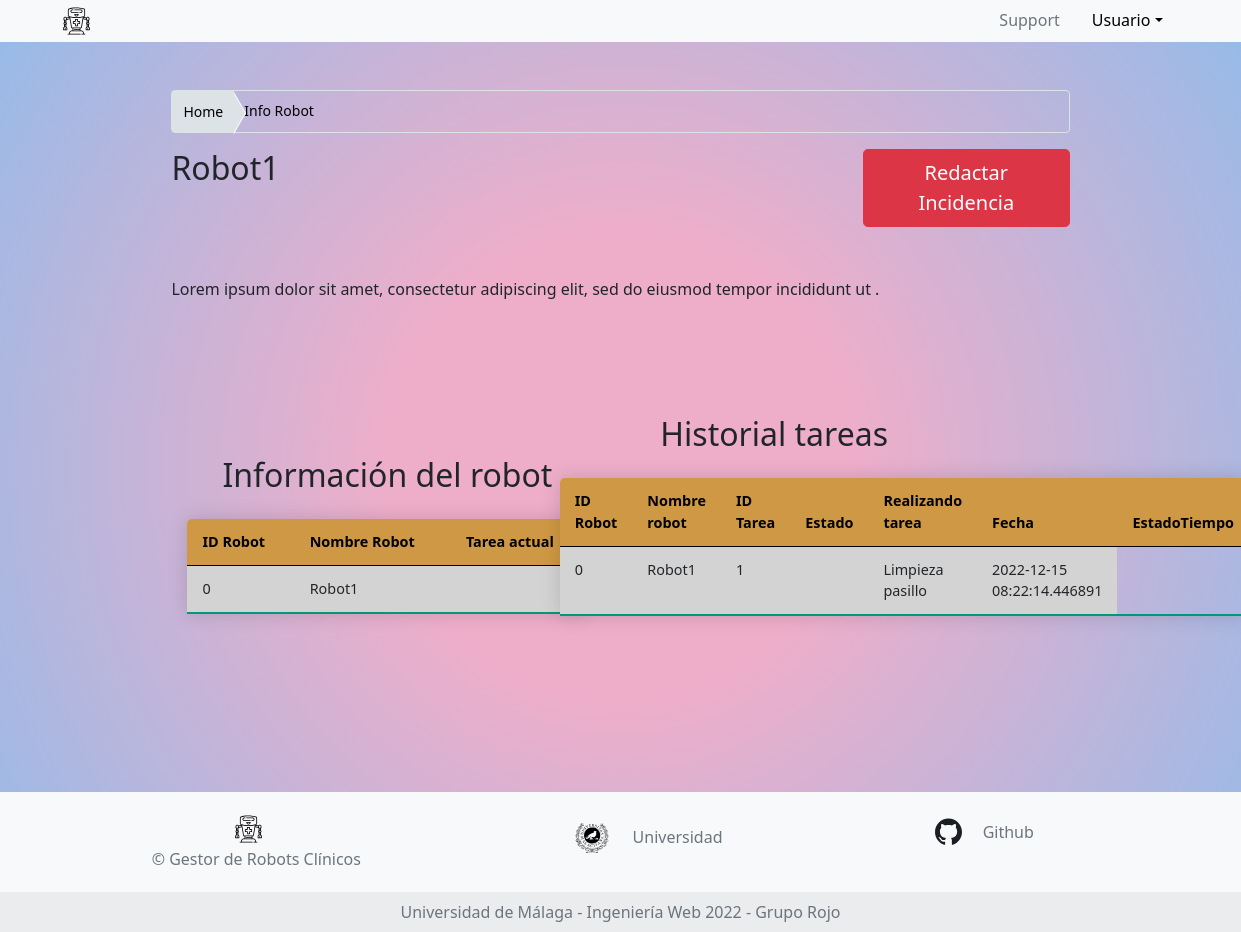
The app's page /asignarTareas/0, older data.
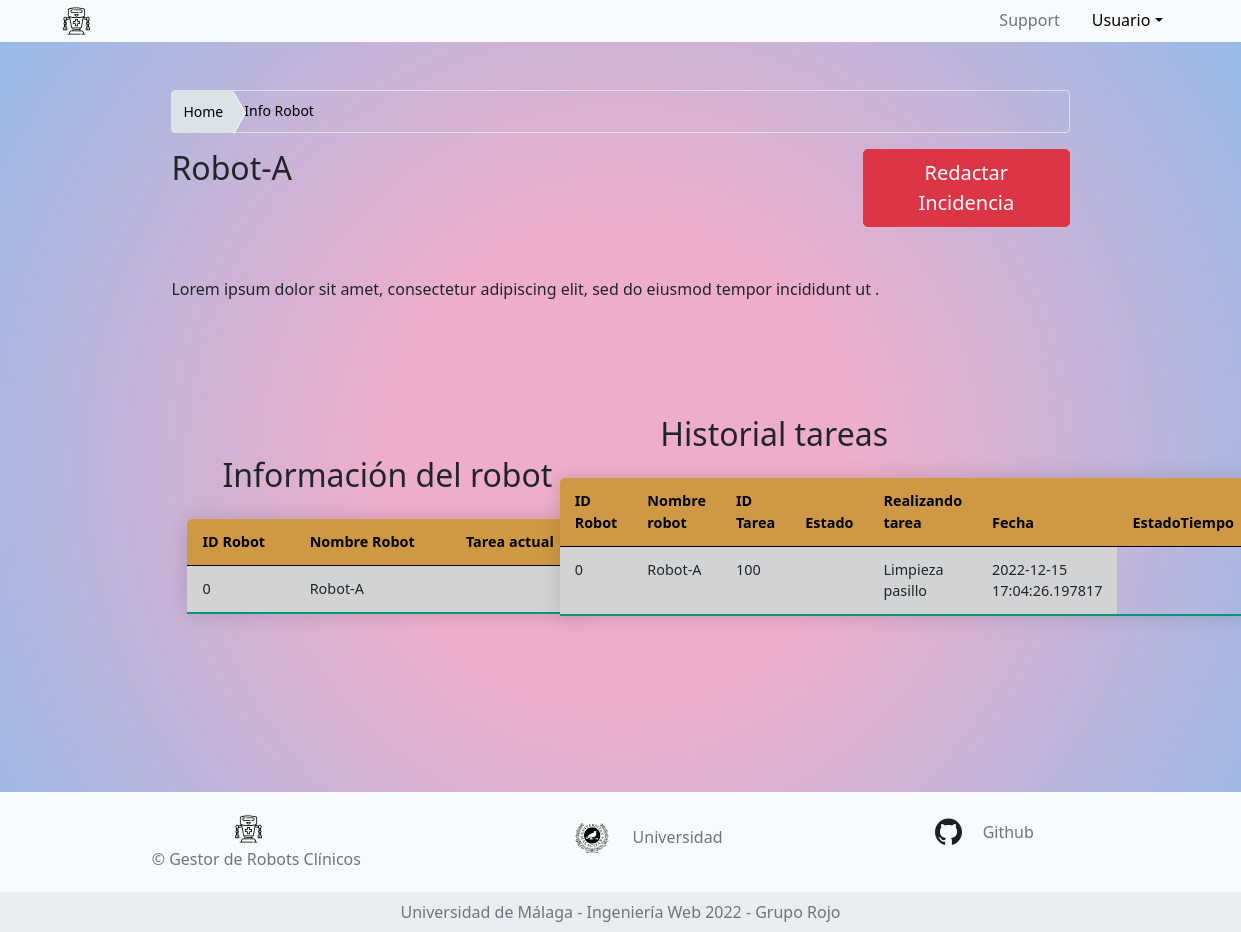
The same page, newer data.
### app.py (models this page shows, shortened)
class Robots(db.Model):
    __tablename__ = 'Robots'
    id = db.Column(db.String(150), nullable=False, primary_key= True)
    name = db.Column(db.String(150), nullable=False)
    id_Tareas = db.Column(db.String(100), db.ForeignKey(Tareas.id))
    date = db.Column(db.DateTime, default=datetime.utcnow)
    estado = db.Column(db.String(150), nullable=True)

class Tabla_Medico(db.Model):
    __tablename__ = 'Tabla medico'
    id_robot = db.Column(db.String(150),db.ForeignKey(Robots.id))
    name_robot = db.Column(db.String(150),nullable=False, primary_key= True )
    id_Tareas = db.Column(db.String(100), db.ForeignKey(Tareas.id))
    estado = db.Column(db.String(150),nullable=False )
    tipoTarea = db.Column(db.String(150), nullable=False)
    date = db.Column(db.DateTime, default=datetime.utcnow)
    estado = db.Column(db.String(150), nullable=True)

### app.py (the view)
@app.route("/asignarTareas/<id>")
def asignar_tarea_robot(id):
    robot = db.session.query(Robots).get(id)
    acciones = db.session.query(Tabla_Medico).filter_by(name_robot=robot.name)
    return render_template('template_asignar_tarea.jinja', robot= robot, acciones = acciones)

### templates/template_asignar_tarea.jinja (shortened to what this page needs)
{% extends 'base.jinja' %}
{% block content %}
<body class="bg">
    <div class="main-container row p-5 mx-0 justify-content-center align-items-center align-self-center">
        <div class="row col-md-10 px-3">
            <nav aria-label="breadcrumb">
                <ol class="breadcrumb breadcrumb-custom">
                    <li class="breadcrumb-item"><a href="/doctor" data-abc="true">Home</a></li>
                    <li class="breadcrumb-item active" aria-current="page"><span>Info Robot</span></li>
                </ol>
            </nav>
        </div>
        <div class="row col-md-10 px-3">
            <div class="col-sm-9">
                <legend>
                    <h2>{{robot.name}}</h2>
                </legend>
            </div>
            <div class="col-sm-3"><button type="button" onclick="location.href='/doctor/formularioIncidencia'"
                    class="btn btn-danger btn-lg">Redactar Incidencia</button></div>
            <p class="padd">
                Lorem ipsum dolor sit amet, consectetur adipiscing elit, sed do eiusmod tempor incididunt ut
                .
            </p>
        </div>
        <div class="row col-md-10 px-3">
            <fieldset class="col-md-5 d-flex justify-content-left align-items-center">
                <form class="row px-3" method="POST" action="/upload" enctype="multipart/form-data">
                    <div>
                        <table class="table table-hover table-sortable">
                            <h2 class="text-center">Información del robot</h2>
                            <thead>
                                <tr>
                                    <th scope="col"> ID Robot </th>
                                    <th scope="col"> Nombre Robot </th>
                                    <th scope="col"> Tarea actual </th>
                                </tr>
                            </thead>
                            <tbody>
                                <tr>
                                    <td>{{robot.id}}</td>
                                    <td>{{robot.name}}</td>
                                    <td>{{robot.tipoTarea}}</td>
                                </tr>
                            </tbody>
                        </table>
                    </div>
                </form>
            </fieldset>
            <fieldset class="text-black col-md-6 px-3 bot">
                <form method="GET" class="mt-5 row">
                    <div>
                        <table class="table table-hover table-sortable">
                            <h2 class="text-center">Historial tareas</h2>
                            <thead>
                                <tr>
                                    <th scope="col">ID Robot</th>
                                    <th scope="col">Nombre robot</th>
                                    <th scope="col">ID Tarea</th>
                                    <th scope="col">Estado</th>
                                    <th scope="col">Realizando tarea</th>
                                    <th scope="col">Fecha</th>
                                    <th scope="col">EstadoTiempo</th>
                                </tr>
                            </thead>
                            <tbody>
                                {% for tablas in acciones %}
                                <tr>
                                    <td>{{tablas.id_robot}}</td>
                                    <td>{{tablas.name_robot}}</td>
                                    <td>{{tablas.id_Tareas}}</td>
                                    <td>{{tablas.realizando_tarea}}</td>
                                    <td>{{tablas.tipoTarea}}</td>
                                    <td>{{tablas.date}}</td>
                                </tr>
                                {% endfor %}
                            </tbody>
                        </table>
                    </div>
                </form>
            </fieldset>
        </div>
    </div>
    {% endblock %}

Row changes from the older to the newer data that the page shows:
changed Robots id 0: name "Robot1" → "Robot-A"
changed Tabla_Medico "Limpieza pasillo": name_robot "Robot1" → "Robot-A"; id_Tareas "1" → "100"; date "2022-12-15 08:22:14.446891" → "2022-12-15 17:04:26.197817"
